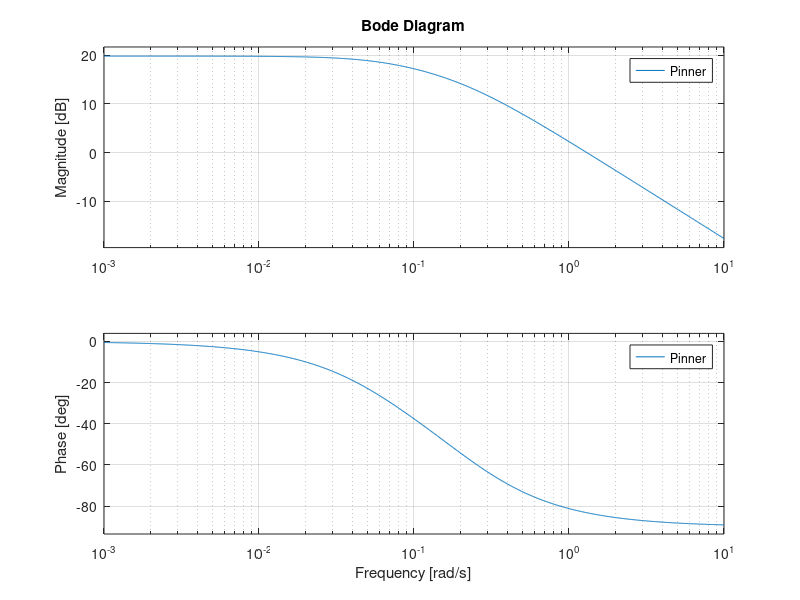

This figure's MATLAB source:
%% Inner Loop Design and Plant Analysis 
clc 
close all 
clear all 
%% constant declerations
m = 3.02 % in Kg
Iz = 0.0421502 % in Kgm^2
r = 0.06 % in m
d_w = 0.33 % in m 




L = [0.28] ; % Length of robot 
W = [0.254] ; % width of robot base
d_w = [0.36] ; % width including wheels
Kb = [0.0019] ; % Back emf in Volts
Kt = [Kb] ;% Torque constant
Kg = [9.68] ; %9.68
Ra = [(4.641+3.934)/2] ;
La = [0.5*(1367.7+1389.9)*1e-6];
dcgain = 9.754 ; % DC gain
dominant_pole = 4.1667 ; % dominant pole 
Iw = (Kt/(Kg*Ra))/(dominant_pole*dcgain) ;
Im = Iw/2 ;
b = (dominant_pole*Iw*Ra - Kt*Kb)/Ra ;





c = 1;
%% Linearized Plant State Space Matrixes
% Plant from [er el] to [wr wl]
%
A = [-2*(b*Kg(c)*Kg(c))/(m*r*r)    0    (Kt*Kg(c))/(m*r)    (Kt*Kg(c))/(m*r) ;
      0    (-b*Kg*Kg*d_w*d_w)/(2*Iz*r*r)    (Kg*Kt*d_w)/(2*Iz*r)    (-Kg*Kt*d_w)/(2*Iz*r);
      -Kb*Kg(c)/(La*r)    -Kb*Kg(c)*d_w/(2*La*r)    -Ra/La    0 ;
      -Kb*Kg(c)/(La*r)    Kb*Kg(c)*d_w/(2*La*r)    0    -Ra/La ];
B = [0 0; 0 0; 1/La 0; 0 1/La];
C = [1/r  d_w/(2*r) 0 0 ;
     1/r -d_w/(2*r) 0 0];
D = [0 0; 0 0];

P_ss = ss(A,B,C,D)
s = tf([1 0],[1]);
P_tf = tf(P_ss);
P_tf = zpk(P_tf);
P_approx = [P_tf(1,1) 0; 0 P_tf(2,2)]

%% PI Controller Design 
Pinner = 1.313*(s+0.1131)/((s+0.1878)*(s+0.0809))
bode(Pinner)

